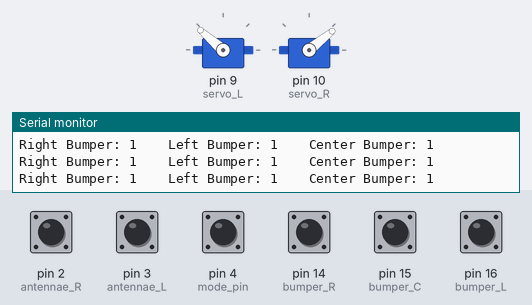
Recording of a sketch running on a simulated Arduino Uno, built with avr-gcc and run on an emulated ATmega328P. Shown: 2 × servo, the last lines printed to the serial monitor. The inputs (shaded band) are chosen by the test bench; at power-on: pin 2 (antennae_R), pin 3 (antennae_L), pin 4 (mode_pin), pin 14 (bumper_R), pin 15 (bumper_C), pin 16 (bumper_L) HIGH.

Above: at 1.2 s.
1.3 s: pin 14 (bumper_R) pulled LOW for 0.15 s
At 1.8 s:
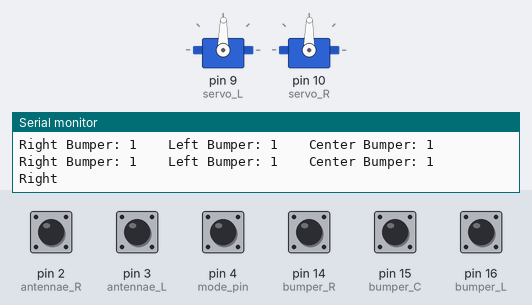
4.4 s: pin 16 (bumper_L) pulled LOW for 0.15 s
At 6.0 s:
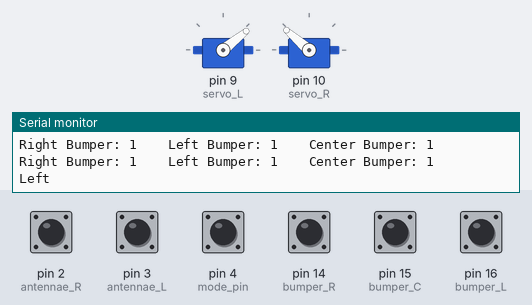
7.5 s: pin 4 (mode_pin) pulled LOW for 0.15 s
At 8.2 s:
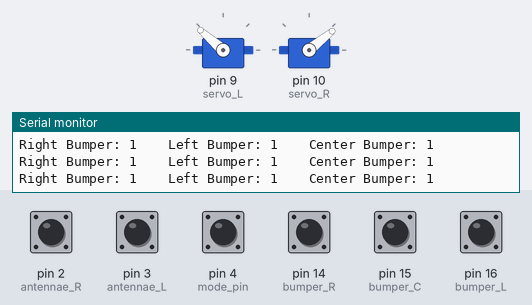
10.6 s: pin 15 (bumper_C) pulled LOW for 0.15 s
At 12.46 s:
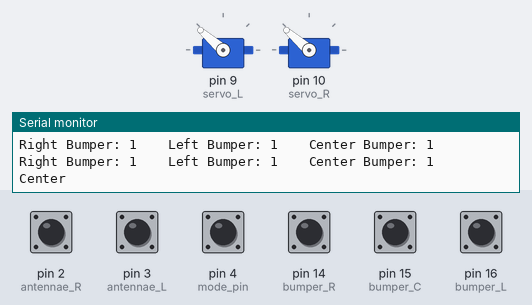
13.7 s: pin 4 (mode_pin) pulled LOW for 1 s
At 16.1 s:
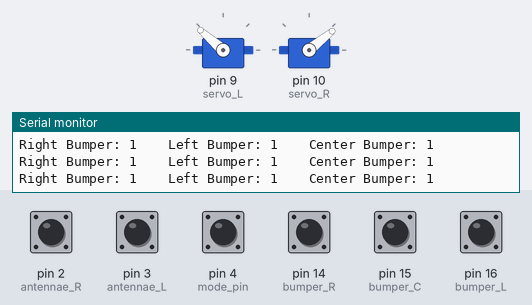
17.7 s: pin 14 (bumper_R) pulled LOW for 1 s
At 18.5 s:
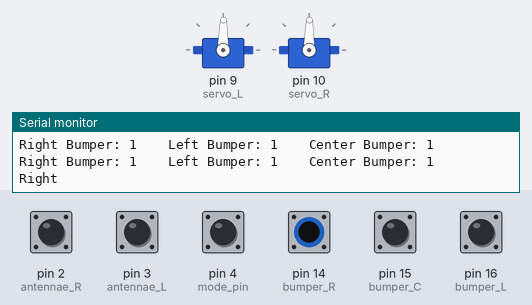
Timing chart, 0 to 21.2 s (numbered marks = the images above; inputs shaded):
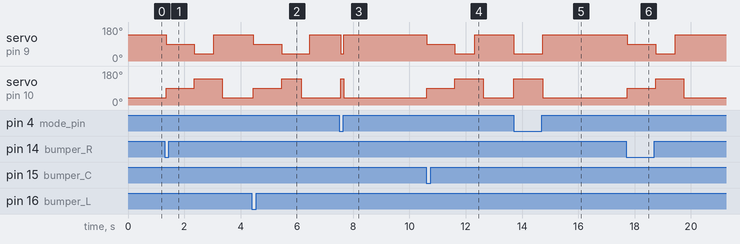

Measured:
- after the input at 1.3 s, servo on pin 9 (servo_L): 139° → 89° after 0.05 s, → 39° 1.0 s later, → 139° 0.70 s later; servo on pin 10 (servo_R): 39° → 89° after 0.05 s, → 139° 1.0 s later, → 39° 1.0 s later
- after the input at 4.4 s, servo on pin 9 (servo_L): 139° → 89° after 0.06 s, → 39° 1.0 s later, → 139° 1.0 s later; servo on pin 10 (servo_R): 39° → 89° after 0.06 s, → 139° 1.0 s later, → 39° 0.70 s later
- after the input at 7.5 s, servo on pin 9 (servo_L): 139° → 39° after 0.05 s, → 139° 0.11 s later; servo on pin 10 (servo_R): 39° → 139° after 0.05 s, → 39° 0.11 s later
- after the input at 10.6 s, servo on pin 9 (servo_L): 139° → 89° at once, → 39° 1.0 s later, → 139° 0.70 s later; servo on pin 10 (servo_R): 39° → 89° at once, → 139° 1.0 s later, → 39° 1.0 s later
- after the input at 13.7 s, servo on pin 9 (servo_L): 139° → 39° at once, → 139° 1.0 s later; servo on pin 10 (servo_R): 39° → 139° at once, → 39° 1.0 s later
- after the input at 17.7 s, servo on pin 9 (servo_L): 139° → 89° after 0.05 s, → 39° 1.0 s later, → 139° 0.70 s later; servo on pin 10 (servo_R): 39° → 89° after 0.05 s, → 139° 1.0 s later, → 39° 1.0 s later

The sketch:

Bug_bot_Arduino_code.pde
```cpp
// Bug-bot v1.2
// (2) Servo motors (modified for continuous rotation) with tank-steering setup (pins 9 and 10).
// (5) bump sensors total - 2 in front (pins 2 and 3) and 3 in rear (pins 14, 15, & 16).
// All sensors are normally HIGH (1) using arduino internal pull-up resistors.
// Sensors are brought LOW (0) by contacting the switch connected to GND.
// Either set of sensors can be used (front or back), by changing Mode Switch on pin 4.
// Pin 4 (HIGH or LOW) changes the bots default direction and sensors.
//

// include the Servo.h Arduino library
#include <Servo.h>

// create instances for each servo using the Servo.h library
// for more information, see: http://arduino.cc/en/Reference/Servo
Servo servo_L;
Servo servo_R;

//////////////////////////  Variables used for testing (you can change these) /////////////////

// use to determine direction of bot and which sensors to use.
int mode_pin = 4; // connect the mode switch to digital pin 4

int antennae_L = 3; // connect left antennae sensor to digital pin 3
int antennae_R = 2; // connect right antennae sensor to digital pin 2

int bumper_R = 14; // connect right bump sensor to Analog pin 0, which is pin 14 when used as a digital pin
int bumper_C = 15; // connect center bump sensor to Analog pin 1 (digital pin 15)
int bumper_L = 16; // connect left bump sensor to Analog pin 2 (digital pin 16)

// Value to change servo stopping point pulse - use Code 7-2 to determine the specific pulse for each motor
int servo_R_stop = 89;  // set the Neutral position for Right Servo - change as needed
int servo_L_stop = 89;  // set the Neutral position for Left Servo  - change as needed

// integers to use for updating Servo motors
// change these values to change the various motor actions
int stop_time = 1000;  // stop for 1000 millliseconds = 1 second
int backup_time = 700; // backup for 700 milliseconds = .7 seconds
int turn_time = 300;   // turn (either direction) for 300 milliseconds = .3 seconds

//////////////////////////  End of variables used for testing ////////////////////////////////

// value names used to hold timing variables.
unsigned long timer_startTick;

// value names used to hold antennae states
int antennae_R_val;
int antennae_L_val;

// value names used to hold bumper states
int bumper_R_val;
int bumper_C_val;
int bumper_L_val;

// Set the forward and reverse speed values for the Right Servo based on the Neutral position
int servo_R_forward = servo_R_stop + 50;
int servo_R_reverse = servo_R_stop - 50;

// Set the forward and reverse speed values for the Left Servo based on the Neutral position
int servo_L_forward = servo_L_stop - 50;
int servo_L_reverse = servo_L_stop + 50;

// end of variables


// Begin Setup
void setup(){

  Serial.begin(9600); // start Serial connection at 9600 bps

  servo_L.attach(9);  // attach servo_L to pin 9 using the Servo.h library
  servo_R.attach(10); // attach servo_R to pin 10 using the Servo.h library

  pinMode(mode_pin, INPUT);  // declare input
  digitalWrite(mode_pin, HIGH); // enable pull-up resistor

  pinMode(antennae_R, INPUT);  // declare input
  digitalWrite(antennae_R, HIGH); // enable pull-up resistor
  pinMode(antennae_L, INPUT);  // declare input
  digitalWrite(antennae_L, HIGH); // enable pull-up resistor

  pinMode(bumper_R, INPUT);  // declare input
  digitalWrite(bumper_R, HIGH); // enable pull-up resistor
  pinMode(bumper_C, INPUT);  // declare input
  digitalWrite(bumper_C, HIGH); // enable pull-up resistor
  pinMode(bumper_L, INPUT);  // declare input
  digitalWrite(bumper_L, HIGH); // enable pull-up resistor
}
// End Setup


// Begin Loop
void loop(){

  ////////////////////////////////////////////////////////
  // if the switch_pin is LOW, use the Antennae sensors
  ////////////////////////////////////////////////////////
  if (digitalRead(mode_pin) == 0){

    antennae_R_val = digitalRead(antennae_R); // read Right antennae
    antennae_L_val = digitalRead(antennae_L); // read Left antennae

    // Use Antennae sensors
    // check to see if either antennae sensor is equal to GND (it is being touched).
    if (antennae_R_val == 0 || antennae_L_val == 0){

      // now check to see if only the Left antennae was touched
      if (antennae_R_val == 0 && antennae_L_val == 1){
        // if so, print the word "Left"
        Serial.println("Left");
        // reset timer
        timer_startTick = millis();
        // Stop motors
        stop_motors();
        // back up a bit
        backup_motors();
        // turn Right for a bit
        turn_right();
      }

      // otherwise, if the Right sensor was touched and the Left was not,
      else if (antennae_R_val == 1 && antennae_L_val == 0){
        // print the word "Right"
        Serial.println("Right");
        // reset timer
        timer_startTick = millis();
        // Stop motors
        stop_motors();
        // back up a bit
        backup_motors();
        // turn Left for a bit
        turn_left();
      }

      else {
        // otherwise, both antennae sensors were touched
        // print the word "Both"
        Serial.println("Both");
        // reset timer
        timer_startTick = millis();
        // Stop motors
        stop_motors();
        // back up a bit
        backup_motors();
        // turn either direction
        turn_left();
      }
    }

    else {
      // otherwise no sensors were touched, so go Forward!
      forward_motors();
    }

    // print the states of each antennae
    Serial.print("Right sensor");
    Serial.print(antennae_R_val);
    Serial.print("    ");
    Serial.print("Left sensor");
    Serial.print(antennae_L_val);
    Serial.println("    ");
    // End Antennae sensors

  }
  ///////////////////////////////////////////////////////////
  // Else, if the switch_pin is HIGH, use the Bumper sensors
  ///////////////////////////////////////////////////////////
  else{

    // read the bumper sensors
    bumper_R_val = digitalRead(bumper_R);
    bumper_C_val = digitalRead(bumper_C);
    bumper_L_val = digitalRead(bumper_L);

    // Use Bumper sensors
    // check to see if the right bumper was touched
    if (bumper_R_val == 0){
      // if so, print the word "Right"
      Serial.println("Right");
      // reset timer
      timer_startTick = millis();
      // Stop motors
      stop_motors();
      // back up a bit
      ahead_motors();
      // turn Left
      turn_left();

    }

    // check to see if the left bumper was touched
    else if (bumper_L_val == 0){
      // if so, print the word "Left"
      Serial.println("Left");
      // reset timer
      timer_startTick = millis();
      // Stop motors
      stop_motors();
      // back up a bit
      ahead_motors();
      // turn Right
      turn_right();
    }

    // check to see if the center bumper was touched
    else if (bumper_C_val == 0){
      // if so, print the word "Center"
      Serial.println("Center");
      // reset timer
      timer_startTick = millis();
      // Stop motors
      stop_motors();
      // back up a bit
      ahead_motors();
      // turn Left
      turn_left();
    }


    else{
      // otherwise no sensors were touched, so go Forward (which is actually Reverse when the direction is switched)!
      reverse_motors();
    }

    // print the states of each bumper
    Serial.print("Right Bumper: ");
    Serial.print(bumper_R_val);
    Serial.print("    ");
    Serial.print("Left Bumper: ");
    Serial.print(bumper_R_val);
    Serial.print("    ");
    Serial.print("Center Bumper: ");
    Serial.print(bumper_L_val);
    Serial.println("    ");
  }
  // End Bumper sensors
}
///////////////////// End Loop /////////////////////


// Beginning motor control functions

void stop_motors(){
  // stop motors for the amount of time defined in the "stop_time" variable
  while(millis() < timer_startTick + stop_time){
    servo_L.write(servo_L_stop);
    servo_R.write(servo_R_stop);
  }
  timer_startTick = millis();  // reset timer variable
}


void backup_motors(){
  // backup for the amount of time defined in the "backup_time" variable
  while(millis() < timer_startTick + backup_time){
    servo_L.write(servo_L_reverse);
    servo_R.write(servo_R_reverse);
  }
  timer_startTick = millis();  // reset timer variable
}

void ahead_motors(){
  // go forward for the amount of time defined in the "backup_time" variable
  while(millis() < timer_startTick + backup_time){
    servo_L.write(servo_L_forward);
    servo_R.write(servo_R_forward);
  }
  timer_startTick = millis();  // reset timer variable
}

void turn_right(){
  // turn right for the amount of time defined in the "turn_time" variable
  while(millis() < timer_startTick + turn_time){
    servo_L.write(servo_L_forward);
    servo_R.write(servo_R_reverse);
  }
}

void turn_left(){
  // turn left for the amount of time defined in the "turn_time" variable
  while(millis() < timer_startTick + turn_time){
    servo_L.write(servo_L_reverse);
    servo_R.write(servo_R_forward);
  }
}

void reverse_motors(){
  // go reverse indefinitely
  servo_L.write(servo_L_reverse);
  servo_R.write(servo_R_reverse);
}

void forward_motors(){
  // go forward indefinitely
  servo_L.write(servo_L_forward);
  servo_R.write(servo_R_forward);
}
// End motor control functions

// End Code
```
